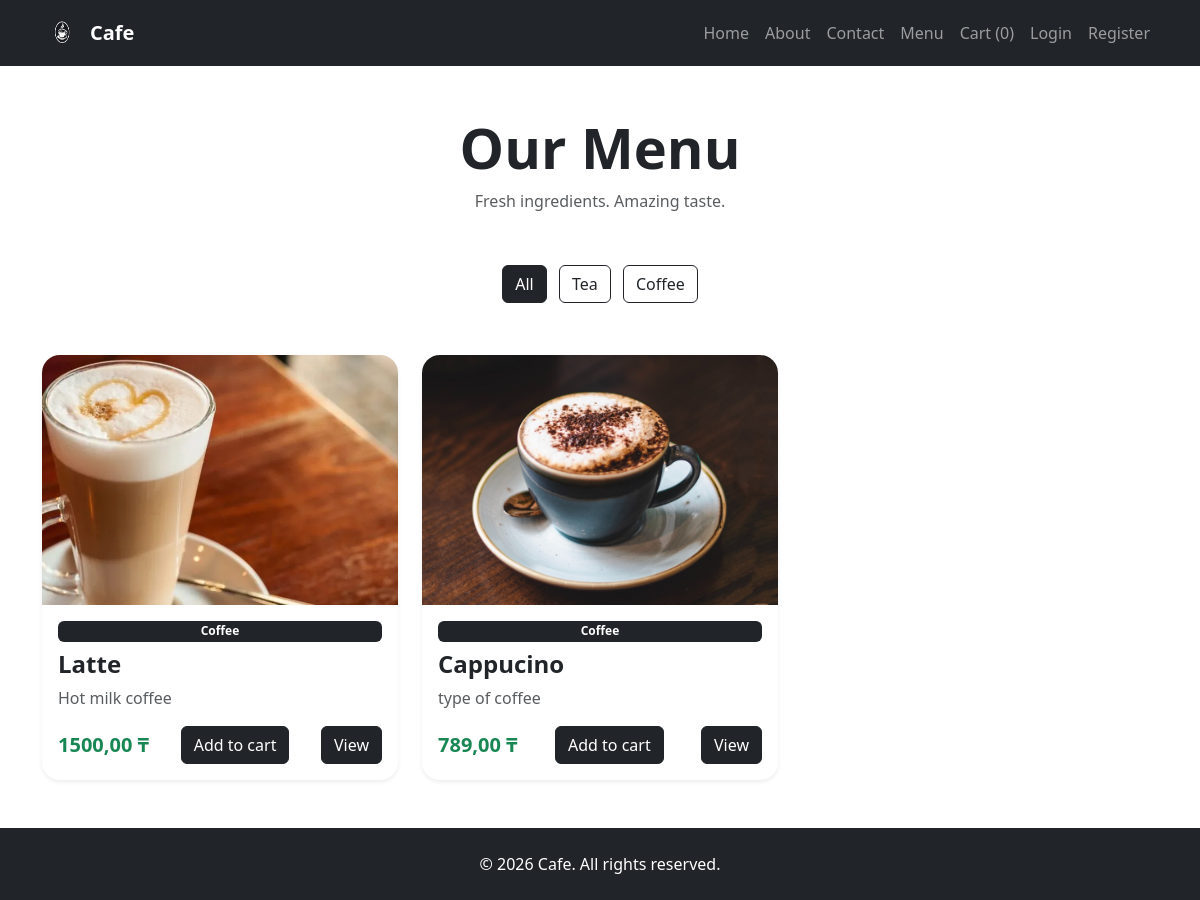
The app's page /menu/ with its own data.
### menu/models.py (models this page shows, shortened)
class Category(models.Model):
    name = models.CharField(max_length=200)

class Product(models.Model):
    category = models.ForeignKey(Category, on_delete=models.CASCADE)
    name = models.CharField(max_length=200)
    description = models.TextField(blank=True, null=True)
    price = models.DecimalField(max_digits=10, decimal_places=2)
    image = models.ImageField(upload_to='menu/',blank=True, null=True)
    available = models.BooleanField(default=True)

### menu/views.py (the view)
# urls.py: path('',views.menu_list,name='menu_list'),
def menu_list(request):
    category_id=request.GET.get('category')
    products = Product.objects.all()
    categories=Category.objects.all()
    if category_id:
        products=products.filter(category_id=category_id)
    context={
        'products':products,
        'categories':categories,
    }
    return render(request, 'menu/menu_list.html', context)

### orders/cart.py (called while the page is built)
    def __len__(self):
        return sum(item['quantity'] for item in self.cart.values())

### orders/context_processors.py (called while the page is built)
def cart(request):
    return {'cart':Cart(request)}

### menu/templates/menu/menu_list.html (shortened to what this page needs)
{% extends 'base.html' %}
{% block content %}
<div class="text-center mb-5">
    <h1 class="display-4 fw-bold">Our Menu</h1>
    <p class="text-muted">Fresh ingredients. Amazing taste.</p>
</div>
<div class="row g-4">
    <div class="text-center mb-4">
    <a href="/menu/" class="btn btn-dark m-1">All</a>
    {% for category in categories %}
        <a href="/menu/?category={{ category.id }}" class="btn btn-outline-dark m-1">
            {{ category.name }}
        </a>
    {% endfor %}
</div>
{% for product in products %}
<div class="col-md-6 col-lg-4">
    <div class="card h-100 border-0 shadow-sm menu-card">
        {% if product.image %}
            <img src="{{ product.image.url }}" class="card-img-top" style="height:250px; object-fit:cover;">
        {% else %}
            <img src="https://via.placeholder.com/400x250" class="card-img-top">
        {% endif %}
        <div class="card-body d-flex flex-column">
            <span class="badge bg-dark mb-2">{{ product.category.name }}</span>
            <h4 class="fw-bold">{{ product.name }}</h4>
            <p class="text-muted">{{ product.description }}</p>
            <div class="mt-auto d-flex justify-content-between align-items-center">
                <span class="fs-5 fw-bold text-success">{{ product.price }} ₸</span>
                <a href="{% url 'cart_add' product.id %}" class="btn btn-dark">Add to cart</a>
                 <a href="{% url 'product_detail' product.id %}" class="btn btn-dark">
    View</a>
            </div>
        </div>
    </div>
</div>
{% endfor %}
</div>
{% endblock %}

### menu/templates/menu/menu_list.html (style rules this page uses)
.menu-card { transition: all 0.3s ease; border-radius: 18px; overflow: hidden; }

### records on screen
Category: name "Tea"
Category: name "Coffee"
Product: image (picture), category.name "Coffee", name "Latte", description "Hot milk coffee", price "1500,00"
Product: image (picture), category.name "Coffee", name "Cappucino", description "type of coffee", price "789,00"

### other values on screen
{{ cart|length }} "0"
